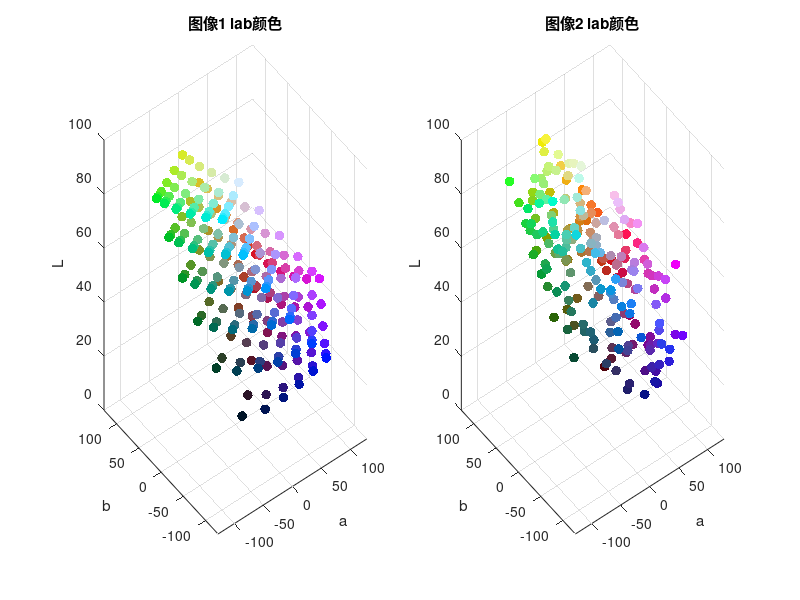

This figure's MATLAB source:
figure('Position',[193.8,305,908.8,366.4])
subplot(121)
data = load('img1.txt');
color = data(:,2:4);
colorlength = size(color,1);
lab = [];
for i = 1:colorlength
    lab = [lab;rgb2lab(color(i,:)/255)];
end
scatter3(lab(:,2),lab(:,3),lab(:,1),50,color./255,'filled');hold on 
xlabel('a');ylabel('b');zlabel('L');
xlim([-128,128]),ylim([-128,128]),zlim([0,100])
title('图像1 lab颜色')
subplot(122)
data = load('img2.txt');
color = data(:,2:4);
colorlength = size(color,1);
lab = [];
for i = 1:colorlength
    lab = [lab;rgb2lab(color(i,:)/255)];
end
scatter3(lab(:,2),lab(:,3),lab(:,1),50,color./255,'filled');hold on 
xlabel('a');ylabel('b');zlabel('L');
xlim([-128,128]),ylim([-128,128]),zlim([0,100])
title('图像2 lab颜色')
print(gcf,'..\img\图像1 2的lab颜色','-dpng','-r600')